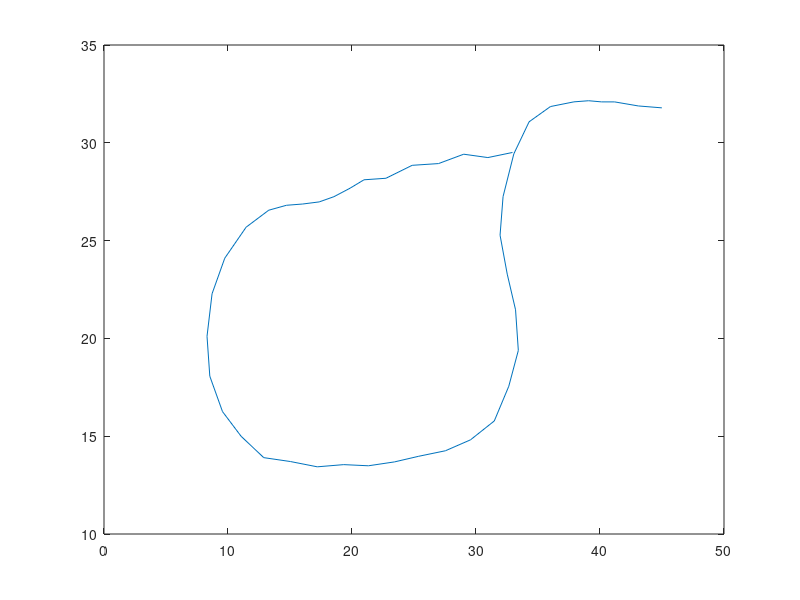

Here is the MATLAB script that generated this plot: (Note: this script raises an error after producing the figure.)
%% Project 1
% -------------------------
% CMPE 245 - Spring, 2016
% Chien-Pin Chen
% 05/26/2016
% MATLAB script for Project 1
% --------------------------
clear all;

% setting prediction function


% read the measurement data
z_k = load('XYData_cm.csv'); %xlsread('XYData_cm.csv'); % another functio to use: dataset

plot( z_k(:,1), z_k(:,2));

%%  EKF
T = 1/3;   % 30 frames per sec, data are acquired per 10 frames

% f = [x3*cos(x4); x3*sin(x4); 0; 0];
% phi = [0, 0, cos(x4), -x3*sin(x4);
%      0, 0, sin(x4), x3*cos(x4);
%      0, 0, 0, 0;
%      0, 0, 0, 0];

b = [0 0 1 1]';
ga = [1 0 0 0;
      0 1 0 0;
      0 0 1 0;
      0 0 0 1];

H = [1 0 0 0;
     0 1 0 0];
R = [12.25 0;
     0 12.25]; % do we get this ?? or guess by ourself

 Q = 1;
 
% setting initial x_0, P_0  
x0 = z_k(1,1);
y0 = z_k(1,2);
v0 = 6;     % (z_k(2,1)-z_k(1,1)) / 0.3 
theta0 = atan2( (z_k(2,2)-z_k(1,2)), (z_k(2,1)-z_k(1,1))  );

Ex0 = [ x0 y0 v0 theta0 ]';   %

P11 = 12.25*1;    % var{x}
P22 = P11;    % var{y}
P33 = P11;    % var{v}
P44 = (180/pi)*2*P11;    % var{theta}
P12 = 0;
P13 = 0;
P14 = 0;
P23 = 0;
P24 = 0;
P34 = 0;

Px0 =[P11 P12 P13 P14;
      P12 P22 P23 P24;
      P13 P23 P33 P34;
      P14 P24 P34 P44];

% array to storge E{x_k} and P_k after update 
Ex_k = zeros(4, length(z_k)+1);
P_k = zeros(4, 4, length(z_k)+1);

% Use Extend Kalman Filter (EKF)
Ex_k(:,1) = Ex0; %[Ex0; Edx0; Ebeta0];
P_k(:,:,1) = Px0; %[P11 P12 P13;
                   % P12 P22 P23;
                   % P13 P23 P33];

X_in = [x0; y0; v0; theta0; 
        P11; P22; P33; P44; 
        P12; P13; P14; P23;
        P24; P34];
    
% extra array to collect all result from ode45
tot_T=[0];
tot_X=X_in';

for k = 1 : length(z_k)
    % prediction
%     [t, solXs] = ode45(@dPredictFunc, [(k-1)*T k*T], X_in);
%     solX = solXs(end,:)';
%     Ex_k(:,k+1) = [solX(1);  solX(2); solX(3); wrapToPi(solX(4))];
% 
%     P_k(:,:,k+1) = [solX(5)  solX(9)  solX(10) solX(11); 
%                  solX(9)  solX(6)  solX(12) solX(13);
%                  solX(10) solX(12) solX(7)  solX(14);
%                  solX(11) solX(13) solX(14) solX(8)];
    x3 = Ex_k(3, k);
    x4 = Ex_k(4, k);
    f = [x3*cos(x4); x3*sin(x4); 0; 0];
    phi = [0, 0, cos(x4), -x3*sin(x4);
         0, 0, sin(x4), x3*cos(x4);
         0, 0, 0, 0;
         0, 0, 0, 0];
    Ex_k(:, k+1) = f;
    P_k(:,:,k+1) = phi*P_k(:,:,k)*phi'+ ga*Q*ga';
    
    % observation
    H = [1 0 0 0;
         0 1 0 0];
    
    %update K and P(+)
    K = P_k(:,:,k+1) * H'* inv(H*P_k(:,:,k+1)*H'+R);
    P_k(:,:,k+1) = (eye(4) - K*H)*P_k(:,:,k+1);
    Ex_k(:,k+1) = Ex_k(:,k+1) + K*(z_k(k,:)' - H*Ex_k(:,k+1));
    
    X_in = [Ex_k(1,k+1); Ex_k(2,k+1); Ex_k(3,k+1); wrapToPi(Ex_k(4,k+1)); 
            P_k(1,1,k+1); P_k(2,2,k+1); P_k(3,3,k+1); P_k(4,4,k+1);
            P_k(1,2,k+1); P_k(1,3,k+1); P_k(1,4,k+1); P_k(2,3,k+1);
            P_k(2,4,k+1); P_k(3,4,k+1)];
    
    % collecting all ode results
%     tot_T = cat(1, tot_T, t(2:end));
%     tot_X = cat(1, tot_X, solXs(2:end, :));
%     if k == 45
%         break;
%     end
end

% ploting measurement x_m and the EKF estimated x(t)
t = (0: T: T* length(z_k));

hold on
% plot(tot_X(:,1),tot_X(:,2), 'r')
% figure
% plot(tot_T,tot_X(:,3), 'g')
% figure
% plot(tot_T,tot_X(:,4), 'k')

plot(Ex_k(1,:),Ex_k(2,:), 'r');
